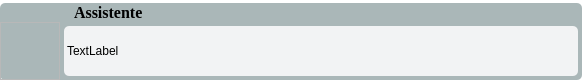
<?xml version="1.0" encoding="UTF-8"?>
<ui version="4.0">
 <class>Form</class>
 <widget class="QWidget" name="Form">
  <property name="geometry">
   <rect>
    <x>0</x>
    <y>0</y>
    <width>582</width>
    <height>83</height>
   </rect>
  </property>
  <property name="windowTitle">
   <string>Form</string>
  </property>
  <property name="styleSheet">
   <string notr="true">#Form{
	background: #fff;
	border-radius: 5px;
}

#frame{
	background: #AAB7B8;
	border-radius: 5px;

}

#label_2{
	background: #F2F3F4;
	margin: 4px;
	border-radius: 5px
}


#label_3{
	text-align: end;
	padding-left:10px
}</string>
  </property>
  <layout class="QGridLayout" name="gridLayout_3">
   <property name="leftMargin">
    <number>0</number>
   </property>
   <property name="topMargin">
    <number>3</number>
   </property>
   <property name="rightMargin">
    <number>0</number>
   </property>
   <property name="bottomMargin">
    <number>3</number>
   </property>
   <property name="spacing">
    <number>0</number>
   </property>
   <item row="0" column="0">
    <widget class="QFrame" name="frame">
     <property name="frameShape">
      <enum>QFrame::StyledPanel</enum>
     </property>
     <property name="frameShadow">
      <enum>QFrame::Raised</enum>
     </property>
     <layout class="QGridLayout" name="gridLayout_2">
      <property name="leftMargin">
       <number>0</number>
      </property>
      <property name="topMargin">
       <number>0</number>
      </property>
      <property name="rightMargin">
       <number>0</number>
      </property>
      <property name="bottomMargin">
       <number>0</number>
      </property>
      <property name="spacing">
       <number>0</number>
      </property>
      <item row="1" column="0">
       <widget class="QFrame" name="frame_2">
        <property name="maximumSize">
         <size>
          <width>60</width>
          <height>16777215</height>
         </size>
        </property>
        <property name="frameShape">
         <enum>QFrame::StyledPanel</enum>
        </property>
        <property name="frameShadow">
         <enum>QFrame::Raised</enum>
        </property>
        <layout class="QVBoxLayout" name="verticalLayout">
         <item>
          <widget class="QLabel" name="label">
           <property name="minimumSize">
            <size>
             <width>30</width>
             <height>30</height>
            </size>
           </property>
           <property name="maximumSize">
            <size>
             <width>30</width>
             <height>30</height>
            </size>
           </property>
           <property name="text">
            <string/>
           </property>
           <property name="pixmap">
            <pixmap resource="../../assets/avatares.qrc">:/Avatares/Avatar_Homem.jpg</pixmap>
           </property>
           <property name="scaledContents">
            <bool>true</bool>
           </property>
          </widget>
         </item>
         <item>
          <spacer name="verticalSpacer">
           <property name="orientation">
            <enum>Qt::Vertical</enum>
           </property>
           <property name="sizeHint" stdset="0">
            <size>
             <width>20</width>
             <height>35</height>
            </size>
           </property>
          </spacer>
         </item>
        </layout>
       </widget>
      </item>
      <item row="0" column="2">
       <widget class="QLabel" name="label_3">
        <property name="font">
         <font>
          <family>Times New Roman</family>
          <pointsize>12</pointsize>
          <weight>75</weight>
          <bold>true</bold>
         </font>
        </property>
        <property name="text">
         <string>Assistente</string>
        </property>
       </widget>
      </item>
      <item row="1" column="2">
       <widget class="QLabel" name="label_2">
        <property name="minimumSize">
         <size>
          <width>500</width>
          <height>0</height>
         </size>
        </property>
        <property name="text">
         <string>TextLabel</string>
        </property>
       </widget>
      </item>
     </layout>
    </widget>
   </item>
  </layout>
 </widget>
 <resources>
  <include location="../../assets/avatares.qrc"/>
  <include location="../../assets/avatares.qrc"/>
  <include location="../assets/avatares.qrc"/>
 </resources>
 <connections/>
</ui>
